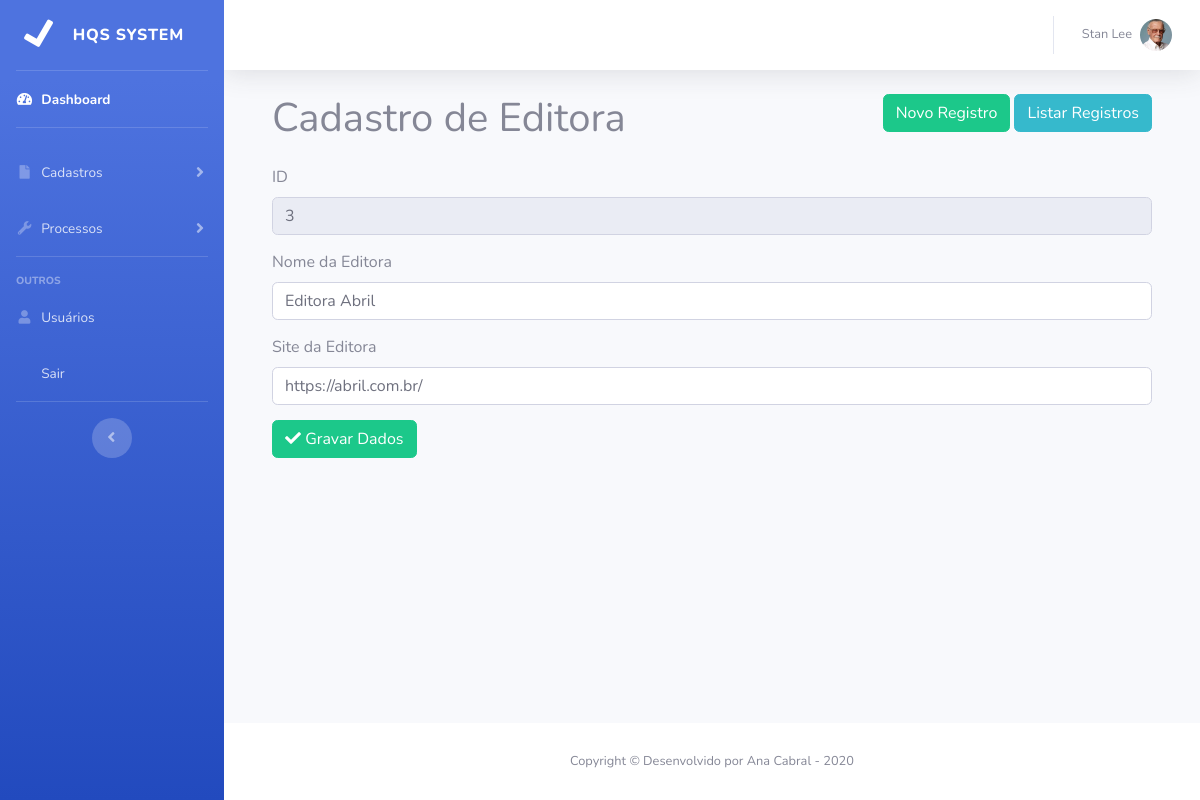
The app's page /admin/cadastro/editora/3 (signed in) with its own data.
### tables this page shows
CREATE TABLE `editora` (
  `id` int(11) NOT NULL,
  `nome` varchar(50) NOT NULL,
  `site` varchar(150) NOT NULL
);

### admin/cadastro/editora.php (the view, shortened to what this page needs)
<?php
  $nome = $site = "";
  if ( !empty ( $id ) ) {
  	$sql = "select * from editora
  		where id = ? limit 1";
  	$consulta = $pdo->prepare($sql);
  	$consulta->bindParam(1, $id);
  	$consulta->execute();
  	$dados  = $consulta->fetch(PDO::FETCH_OBJ);
  	$id 	= $dados->id;
  	$nome 	= $dados->nome;
  	$site 	= $dados->site;
  }
?>
<div class="container">
	<h1 class="float-left">Cadastro de Editora</h1>
	<div class="float-right">
		<a href="cadastro/editora" class="btn btn-success">Novo Registro</a>
		<a href="listar/editora" class="btn btn-info">Listar Registros</a>
	</div>
	<div class="clearfix"></div>
	<form name="formCadastro" method="post" action="salvar/editora" data-parsley-validate>
		<label for="id">ID</label>
		<input type="text" name="id" id="id"
		class="form-control" readonly
		value="<?=$id;?>">
		<label for="nome">Nome da Editora</label>
		<input type="text" name="nome" id="nome"
		class="form-control" required
		data-parsley-required-message="Preencha este campo, por favor"
		value="<?=$nome;?>">
		<label for="site">Site da Editora</label>
		<input type="text" name="site" id="site"
		class="form-control" required
		data-parsley-required-message="Preencha este campo, por favor"
		value="<?=$site;?>">
		<button type="submit" class="btn btn-success margin">
			<i class="fas fa-check"></i> Gravar Dados
		</button>
	</form>
</div>

### admin/css/style.css (style rules this page uses)
.margin, label { margin-top: 15px; }

### records on screen
editora: id "3", nome "Editora Abril", site "https://abril.com.br/"

### other values on screen
$_SESSION["hqs"]["nome"] "Stan Lee"
